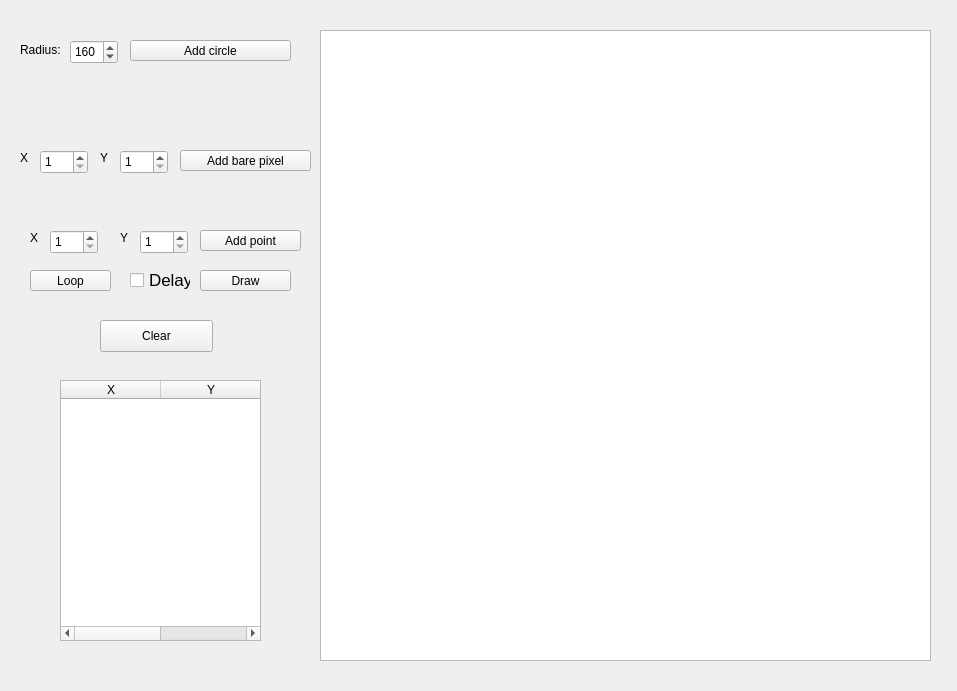
<?xml version="1.0" encoding="UTF-8"?>
<ui version="4.0">
 <class>MainWindow</class>
 <widget class="QMainWindow" name="MainWindow">
  <property name="geometry">
   <rect>
    <x>0</x>
    <y>0</y>
    <width>957</width>
    <height>691</height>
   </rect>
  </property>
  <property name="windowTitle">
   <string>Lab_6</string>
  </property>
  <widget class="QWidget" name="centralwidget">
   <widget class="QGraphicsView" name="view">
    <property name="geometry">
     <rect>
      <x>320</x>
      <y>30</y>
      <width>611</width>
      <height>631</height>
     </rect>
    </property>
   </widget>
   <widget class="QTableWidget" name="table">
    <property name="geometry">
     <rect>
      <x>60</x>
      <y>380</y>
      <width>201</width>
      <height>261</height>
     </rect>
    </property>
    <column>
     <property name="text">
      <string>X</string>
     </property>
    </column>
    <column>
     <property name="text">
      <string>Y</string>
     </property>
    </column>
   </widget>
   <widget class="QPushButton" name="paint">
    <property name="geometry">
     <rect>
      <x>200</x>
      <y>270</y>
      <width>91</width>
      <height>21</height>
     </rect>
    </property>
    <property name="text">
     <string>Draw</string>
    </property>
   </widget>
   <widget class="QPushButton" name="lock">
    <property name="geometry">
     <rect>
      <x>30</x>
      <y>270</y>
      <width>81</width>
      <height>21</height>
     </rect>
    </property>
    <property name="text">
     <string>Loop</string>
    </property>
   </widget>
   <widget class="QPushButton" name="erase">
    <property name="geometry">
     <rect>
      <x>100</x>
      <y>320</y>
      <width>113</width>
      <height>32</height>
     </rect>
    </property>
    <property name="text">
     <string>Clear</string>
    </property>
   </widget>
   <widget class="QCheckBox" name="delay">
    <property name="geometry">
     <rect>
      <x>130</x>
      <y>270</y>
      <width>61</width>
      <height>20</height>
     </rect>
    </property>
    <property name="font">
     <font>
      <pointsize>13</pointsize>
     </font>
    </property>
    <property name="text">
     <string>Delay</string>
    </property>
   </widget>
   <widget class="QPushButton" name="addpoint">
    <property name="geometry">
     <rect>
      <x>200</x>
      <y>230</y>
      <width>101</width>
      <height>21</height>
     </rect>
    </property>
    <property name="text">
     <string>Add point</string>
    </property>
   </widget>
   <widget class="QSpinBox" name="x">
    <property name="geometry">
     <rect>
      <x>50</x>
      <y>230</y>
      <width>48</width>
      <height>24</height>
     </rect>
    </property>
    <property name="minimum">
     <number>1</number>
    </property>
    <property name="maximum">
     <number>561</number>
    </property>
   </widget>
   <widget class="QSpinBox" name="y">
    <property name="geometry">
     <rect>
      <x>140</x>
      <y>230</y>
      <width>48</width>
      <height>24</height>
     </rect>
    </property>
    <property name="minimum">
     <number>1</number>
    </property>
    <property name="maximum">
     <number>581</number>
    </property>
   </widget>
   <widget class="QLabel" name="label">
    <property name="geometry">
     <rect>
      <x>30</x>
      <y>230</y>
      <width>16</width>
      <height>16</height>
     </rect>
    </property>
    <property name="text">
     <string>X</string>
    </property>
   </widget>
   <widget class="QLabel" name="label_2">
    <property name="geometry">
     <rect>
      <x>120</x>
      <y>230</y>
      <width>16</width>
      <height>16</height>
     </rect>
    </property>
    <property name="text">
     <string>Y</string>
    </property>
   </widget>
   <widget class="QSpinBox" name="p_y">
    <property name="geometry">
     <rect>
      <x>120</x>
      <y>150</y>
      <width>48</width>
      <height>24</height>
     </rect>
    </property>
    <property name="minimum">
     <number>1</number>
    </property>
    <property name="maximum">
     <number>581</number>
    </property>
   </widget>
   <widget class="QLabel" name="label_3">
    <property name="geometry">
     <rect>
      <x>20</x>
      <y>150</y>
      <width>16</width>
      <height>16</height>
     </rect>
    </property>
    <property name="text">
     <string>X</string>
    </property>
   </widget>
   <widget class="QPushButton" name="pixel">
    <property name="geometry">
     <rect>
      <x>180</x>
      <y>150</y>
      <width>131</width>
      <height>21</height>
     </rect>
    </property>
    <property name="text">
     <string>Add bare pixel</string>
    </property>
   </widget>
   <widget class="QSpinBox" name="p_x">
    <property name="geometry">
     <rect>
      <x>40</x>
      <y>150</y>
      <width>48</width>
      <height>24</height>
     </rect>
    </property>
    <property name="minimum">
     <number>1</number>
    </property>
    <property name="maximum">
     <number>561</number>
    </property>
   </widget>
   <widget class="QLabel" name="label_4">
    <property name="geometry">
     <rect>
      <x>100</x>
      <y>150</y>
      <width>16</width>
      <height>16</height>
     </rect>
    </property>
    <property name="text">
     <string>Y</string>
    </property>
   </widget>
   <widget class="QLabel" name="label_5">
    <property name="geometry">
     <rect>
      <x>20</x>
      <y>40</y>
      <width>71</width>
      <height>20</height>
     </rect>
    </property>
    <property name="text">
     <string>Radius:</string>
    </property>
   </widget>
   <widget class="QPushButton" name="addcircle">
    <property name="geometry">
     <rect>
      <x>130</x>
      <y>40</y>
      <width>161</width>
      <height>21</height>
     </rect>
    </property>
    <property name="text">
     <string>Add circle</string>
    </property>
   </widget>
   <widget class="QSpinBox" name="rad">
    <property name="geometry">
     <rect>
      <x>70</x>
      <y>40</y>
      <width>48</width>
      <height>24</height>
     </rect>
    </property>
    <property name="minimum">
     <number>1</number>
    </property>
    <property name="maximum">
     <number>561</number>
    </property>
    <property name="value">
     <number>160</number>
    </property>
   </widget>
  </widget>
 </widget>
 <resources/>
 <connections/>
</ui>
